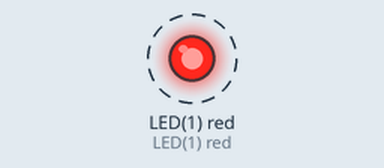
Simulated run of this program. Board: pyboard running MicroPython. Parts: output pins drawn as LEDs (lit = HIGH). Dashed ring = blinking. What the program prints to the serial console is not drawn.

Above: at 0.2 s.
Timing chart, 0 to 3.0 s (numbered marks = the images above):
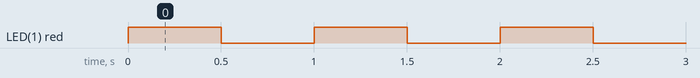

Measured:
- by itself, LED(1) red: alternates HIGH for 0.50 s and LOW for 0.50 s

The program:

MicroPythonExample.py
```python
print("Hello, STM32!")

import pyb
import time

print ("LEDs with MicroPython is easy")
led = pyb.LED (1)

led_counter = 0
while 1: # Create an infinite loop
    led.on()
    print("LED ON_")
    time.sleep_ms (500)
    led.off()
    print("LED OFF_")
    time.sleep_ms (500) 
```
